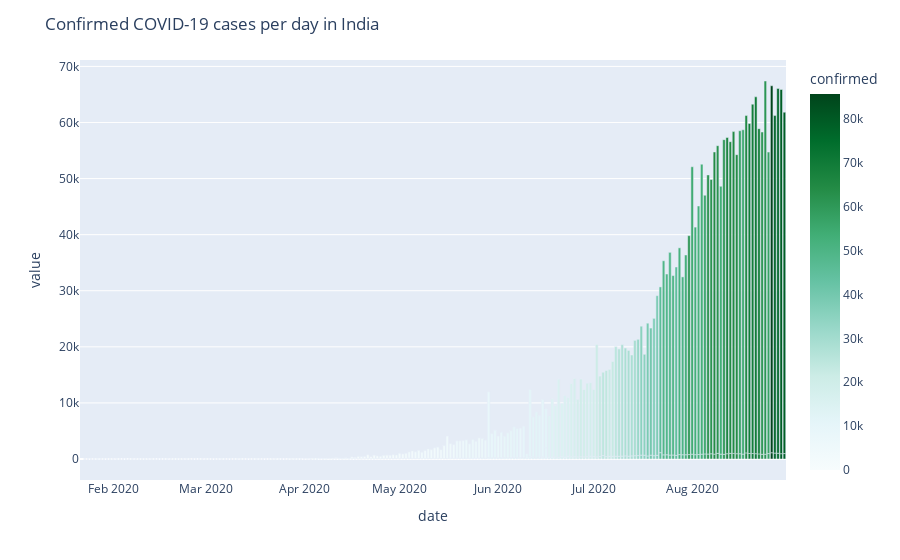

Write notebook code for a chart like this one.
### Code cell
fig1 = px.bar(df1, color="confirmed", color_continuous_scale=px.colors.sequential.BuGn)
fig1.update_layout(title_text='Confirmed COVID-19 cases per day in India')
fig1.show()

### Figure 1 — Plotly figure (JSON) as saved in the notebook; plotly's stock layout.template omitted (floating-point values rounded to 4 significant figures; data arrays with more than 128 entries replaced by an {"elided": "..."} marker saying what was removed)
{"data": [{"alignmentgroup": "True", "hovertemplate": "date=%{x}<br>value=%{y}<br>confirmed=%{marker.color}<extra></extra>", "legendgroup": "", "marker": {"color": {"elided": "444 int values"}, "coloraxis": "coloraxis"}, "name": "", "offsetgroup": "", "orientation": "v", "showlegend": false, "textposition": "auto", "type": "bar", "x": {"elided": "444 str values"}, "xaxis": "x", "y": {"elided": "444 int values"}, "yaxis": "y"}], "layout": {"barmode": "relative", "coloraxis": {"colorbar": {"title": {"text": "confirmed"}}, "colorscale": [[0, "rgb(247,252,253)"], [0.125, "rgb(229,245,249)"], [0.25, "rgb(204,236,230)"], [0.375, "rgb(153,216,201)"], [0.5, "rgb(102,194,164)"], [0.625, "rgb(65,174,118)"], [0.75, "rgb(35,139,69)"], [0.875, "rgb(0,109,44)"], [1, "rgb(0,68,27)"]]}, "legend": {"tracegroupgap": 0}, "margin": {"t": 60}, "title": {"text": "Confirmed COVID-19 cases per day in India"}, "xaxis": {"anchor": "y", "domain": [0, 1], "title": {"text": "date"}}, "yaxis": {"anchor": "x", "domain": [0, 1], "title": {"text": "value"}}}}
